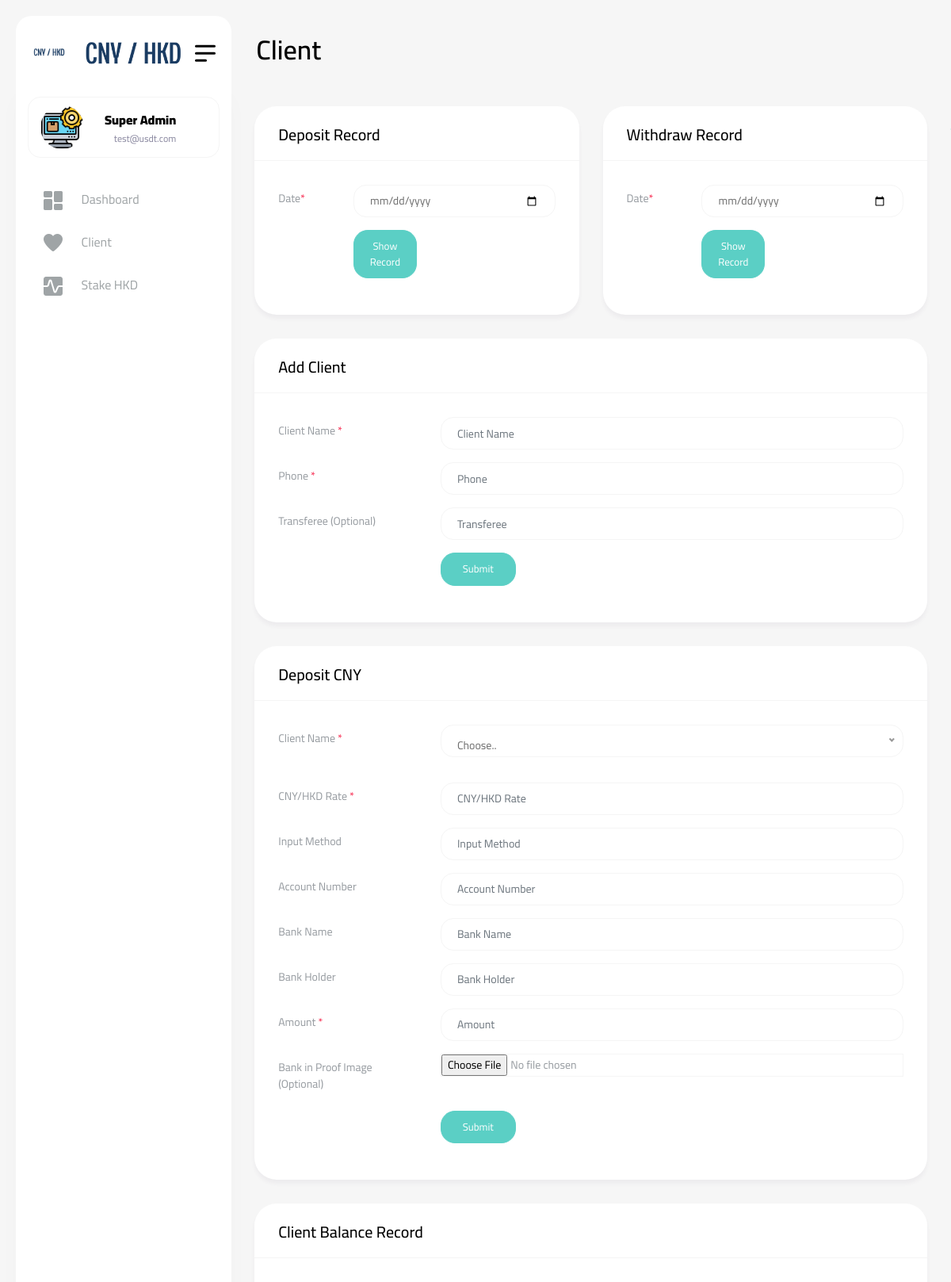
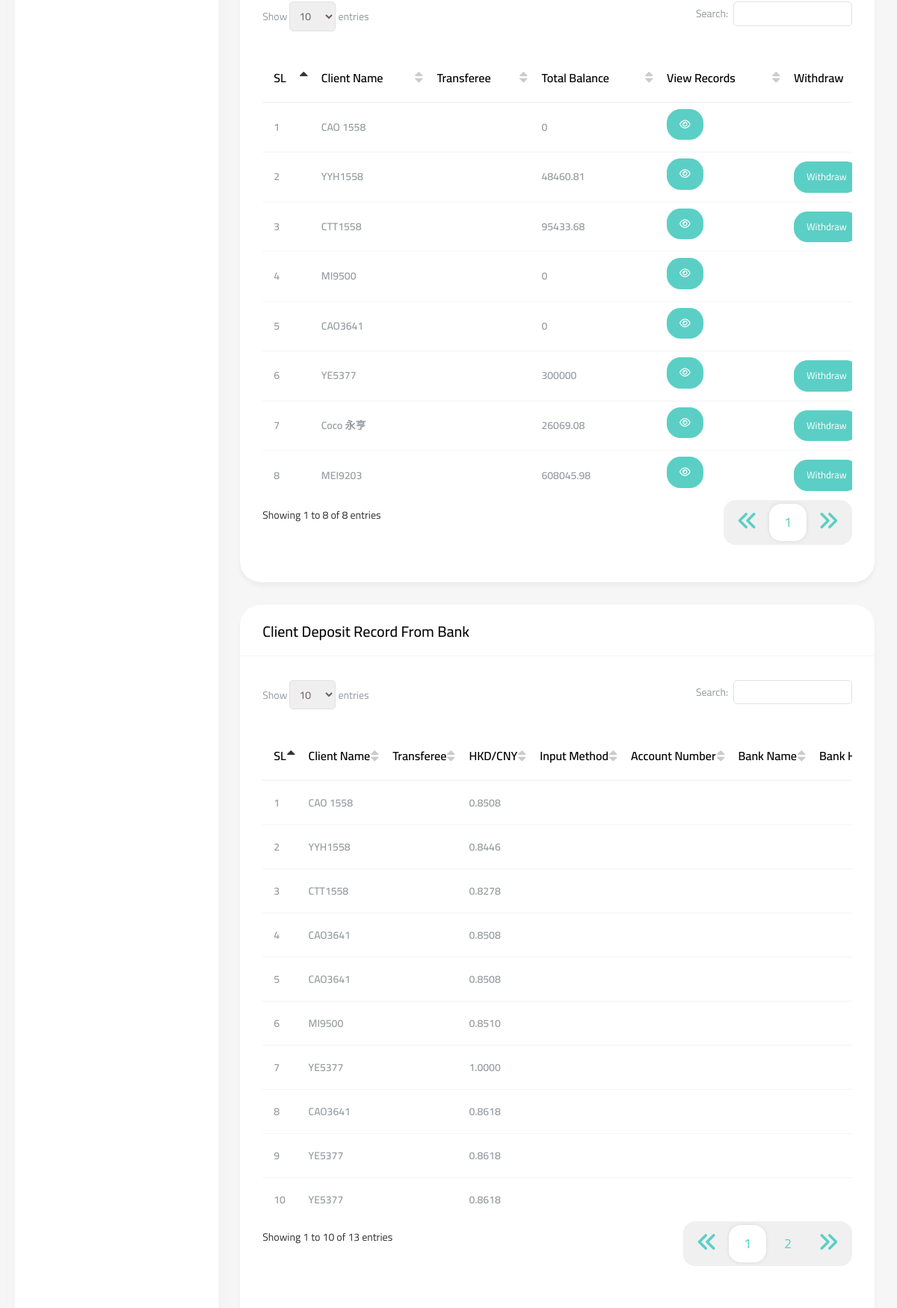
Screenshot of /client.php (signed in, upper part) with the database file from the repository (2 pictures, top to bottom).
### tables this page shows
CREATE TABLE `client` (
  `id` int(11) NOT NULL,
  `client_name` varchar(100) NOT NULL,
  `phone` varchar(25) NOT NULL,
  `trasferee` varchar(200) NOT NULL,
  `inserted_at` datetime NOT NULL,
  `updated_at` timestamp NOT NULL DEFAULT current_timestamp() ON UPDATE current_timestamp()
);

CREATE TABLE `deposit_cny` (
  `id` int(11) NOT NULL,
  `client_id` int(11) NOT NULL,
  `conversion_rate` double(10,4) NOT NULL,
  `input_method` varchar(100) NOT NULL,
  `account_number` varchar(50) NOT NULL,
  `bank_name` varchar(250) NOT NULL,
  `bank_holder` varchar(100) NOT NULL,
  `amount` double(15,2) NOT NULL,
  `proof_image` varchar(250) NOT NULL,
  `inserted_at` datetime NOT NULL,
  `updated_at` timestamp NOT NULL DEFAULT current_timestamp() ON UPDATE current_timestamp()
);

### client.php (the view, shortened to what the rows shown need)
<?php
require_once("include/dbController.php");
$db_handle = new DBController();
?>
<!DOCTYPE html>
<html lang="en">
<head>
    <?php require_once('include/css.php'); ?>
</head>
<body>
<div id="main-wrapper">
    <?php require_once('include/navbar.php'); ?>
    <div class="content-body">
        <div class="container-fluid">
            <div class="row invoice-card-row">
                <?php if (isset($_GET['withdrawId'])) { ?>
                    <div class="col-12">
                        <div class="card">
                            <div class="card-header">
                                <h4 class="card-title">Withdraw HKD</h4>
                            </div>
                            <div class="card-body">
                                <div class="basic-form">
                                    <form method="post" action="Insert" enctype="multipart/form-data">
                                        <input type="hidden" value="<?php echo $_GET['withdrawId']; ?>" name="client_id"
                                               required>
                                        <div class="mb-3 row">
                                            <label class="col-sm-3 col-form-label">Available Withdraw Amount</label>
                                            <div class="col-sm-9">
                                                <input type="text" class="form-control"
                                                       value="<?php echo $_GET['total']; ?>" id="total_amount" readonly>
                                            </div>
                                        </div>
                                        <div class="mb-3 row">
                                            <label class="col-sm-3 col-form-label">Client Name</label>
                                            <div class="col-sm-9">
                                                <input type="text" class="form-control"
                                                       placeholder="Client Name"
                                                       value="<?php echo $_GET['name']; ?>" readonly>
                                            </div>
                                        </div>
                                        <div class="mb-3 row">
                                            <label class="col-sm-3 col-form-label">Withdraw Amount <span
                                                        class="text-danger">*</span></label>
                                            <div class="col-sm-9">
                                                <input type="text" class="form-control" name="amount"
                                                       placeholder="Withdraw Amount"
                                                       onkeyup="calculateBalance(this.value)"
                                                       onkeydown="calculateBalance(this.value)" required>
                                            </div>
                                        </div>
                                        <div class="mb-3 row">
                                            <label class="col-sm-3 col-form-label">Remaining Withdraw Amount</label>
                                            <div class="col-sm-9">
                                                <input type="text" class="form-control"
                                                       value="0" id="remain_withdraw" readonly>
                                            </div>
                                        </div>
                                        <div class="mb-3 row">
                                            <label class="col-sm-3 col-form-label">Bank in Proof Image (Optional)</label>
                                            <div class="col-sm-9">
                                                <div class="form-file">
                                                    <input type="file" class="form-file-input" name="proof_image">
                                                </div>
                                            </div>
                                        </div>
                                        <div class="mb-3 row">
                                            <div class="col-sm-6 mx-auto">
                                                <button type="submit" class="btn btn-primary w-25"
                                                        name="withdrawCNY">Submit
                                                </button>
                                            </div>
                                        </div>
                                    </form>
                                </div>
                            </div>
                        </div>
                    </div>
                <?php } else { ?>
                                                    <?php
                                                    $client = $db_handle->runQuery("SELECT * FROM client order by id desc");
                                                        ?>
                    <div class="col-12">
                        <div class="card">
                            <div class="card-body">
                                <div class="table-responsive">
                                    <table id="example4" class="display" style="min-width: 845px">
                                        <thead>
                                        <tr>
                                            <th>SL</th>
                                            <th>Client Name</th>
                                            <th>Transferee</th>
                                            <th>Total Balance</th>
                                            <th>View Records</th>
                                            <th>Withdraw</th>
                                        </tr>
                                        </thead>
                                        <tbody>
                                        <?php
                                        $client = $db_handle->runQuery("SELECT * FROM client order by id desc");
                                        $row_count = $db_handle->numRows("SELECT * FROM client order by id desc");
                                        for ($i = 0; $i < $row_count; $i++) {
                                            ?>
                                            <tr>
                                                <td><?php echo $i + 1; ?></td>
                                                <td><?php echo $client[$i]["client_name"]; ?></td>
                                                <td><?php echo $client[$i]["trasferee"]; ?></td>
                                                <td>
                                                    <?php
                                                    $balance = $db_handle->runQuery("SELECT * FROM balance where client_id={$client[$i]["id"]} order by id desc");
                                                    $row = $db_handle->numRows("SELECT * FROM balance where client_id={$client[$i]["id"]} order by id desc");
                                                    $total = 0;
                                                    for ($j = 0; $j < $row; $j++) {
                                                        if ($balance[$j]["balance_type"] == 'Deposit') {
                                                            $total += $balance[$j]["balance"] / $balance[$j]["conversion_rate"];
                                                        } else {
                                                            $total -= $balance[$j]["balance"];
                                                        }
                                                    }
                                                    echo abs(round($total, 2));
                                                    ?>
                                                </td>
                                                <td>
                                                    <button type="button" class="btn btn-primary mb-2"
                                                            data-bs-toggle="modal"
                                                            data-bs-target=".bd-example-modal-lg"><i
                                                                class="fa fa-eye"
                                                                onclick="showRecord(<?php echo $client[$i]["id"]; ?>,'<?php echo $client[$i]["client_name"]; ?>');"></i>
                                                    </button>
                                                </td>
                                                <td>
                                                    <?php
                                                    if ($total > 0) {
                                                        ?>
                                                        <a href="Client?withdrawId=<?php echo $client[$i]["id"]; ?>&total=<?php echo round($total, 2); ?>&name=<?php echo $client[$i]["client_name"]; ?>"
                                                           class="btn btn-primary">Withdraw
                                                        </a>
                                                        <?php
                                                    }
                                                    ?>
                                                </td>
                                            </tr>
                                            <?php
                                        }
                                        ?>
                                        </tbody>
                                    </table>
                                </div>
                            </div>
                        </div>
                    </div>
                    <div class="col-12">
                        <div class="card">
                            <div class="card-body">
                                <div class="table-responsive">
                                    <table id="example4" class="display" style="min-width: 845px">
                                        <thead>
                                        <tr>
                                            <th>SL</th>
                                            <th>Client Name</th>
                                            <th>Transferee</th>
                                            <th>HKD/CNY</th>
                                            <th>Input Method</th>
                                            <th>Account Number</th>
                                            <th>Bank Name</th>
                                            <th>Bank Holder</th>
                                        </tr>
                                        </thead>
                                        <tbody>
                                        <?php
                                        $client = $db_handle->runQuery("SELECT * FROM deposit_cny as d, client as c where d.client_id=c.id order by d.id desc");
                                        $row_count = $db_handle->numRows("SELECT * FROM deposit_cny as d, client as c where d.client_id=c.id order by d.id desc");
                                        for ($i = 0; $i < $row_count; $i++) {
                                            ?>
                                            <tr>
                                                <td><?php echo $i + 1; ?></td>
                                                <td><?php echo $client[$i]["client_name"]; ?></td>
                                                <td><?php echo $client[$i]["trasferee"]; ?></td>
                                                <td><?php echo $client[$i]["conversion_rate"]; ?></td>
                                                <td><?php echo $client[$i]["input_method"]; ?></td>
                                                <td><?php echo $client[$i]["account_number"]; ?></td>
                                                <td><?php echo $client[$i]["bank_name"]; ?></td>
                                                <td><?php echo $client[$i]["bank_holder"]; ?></td>
                                            </tr>
                                            <?php
                                        }
                                        ?>
                                        </tbody>
                                    </table>
                                </div>
                            </div>
                        </div>
                    </div>
                <?php } ?>
            </div>
        </div>
    </div>
</div>
</body>
</html>

### include/navbar.php (shortened to what the rows shown need)
<div class="dlabnav">
    <div class="dlabnav-scroll">
        <ul class="metismenu" id="menu">
            <li class="dropdown header-profile">
                <a class="nav-link" href="javascript:void(0);" role="button" data-bs-toggle="dropdown">
                    <?php $data = $db_handle->runQuery("SELECT * FROM admin_login where id={$_SESSION['userid']}"); ?>
                    <img src="<?php echo $data[0]["image"]; ?>" width="20" alt=""/>
                    <div class="header-info ms-3">
                        <span class="font-w600 "><b><?php echo $data[0]["name"]; ?></b></span>
                        <small class="text-end font-w400"><?php echo $data[0]["email"]; ?></small>
                    </div>
                </a>
            </li>
        </ul>
    </div>
</div>

### rows the page displays
client: client_name "CAO 1558", total "0"
client: client_name "YYH1558", total "48460.81"
client: client_name "CTT1558", total "95433.68"
client: client_name "MI9500", total "0"
client: client_name "CAO3641", total "0"
client: client_name "YE5377", total "300000"
client: client_name "Coco 永亨", total "26069.08"
client: client_name "MEI9203", total "608045.98"
deposit_cny: client.client_name "CAO 1558", conversion_rate "0.8508"
deposit_cny: client.client_name "YYH1558", conversion_rate "0.8446"
deposit_cny: client.client_name "CTT1558", conversion_rate "0.8278"
deposit_cny: client.client_name "CAO3641", conversion_rate "0.8508"
deposit_cny: client.client_name "CAO3641", conversion_rate "0.8508"
deposit_cny: client.client_name "MI9500", conversion_rate "0.8510"
deposit_cny: client.client_name "YE5377", conversion_rate "1.0000"
deposit_cny: client.client_name "CAO3641", conversion_rate "0.8618"
deposit_cny: client.client_name "YE5377", conversion_rate "0.8618"
deposit_cny: client.client_name "YE5377", conversion_rate "0.8618"

### other values shown
$data[0]["name"] "Super Admin"
$data[0]["email"] "test@usdt.com"
